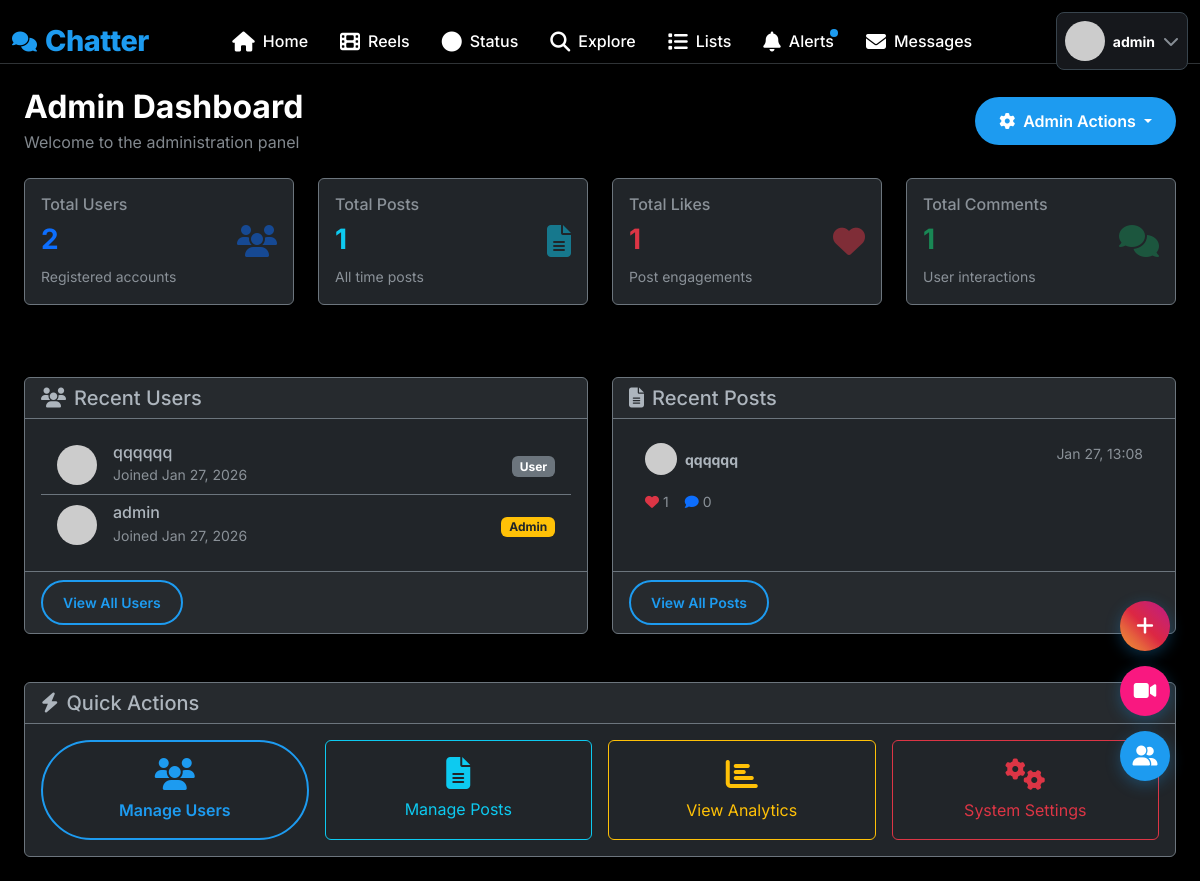
Page /admin (signed in) on the earlier database version.
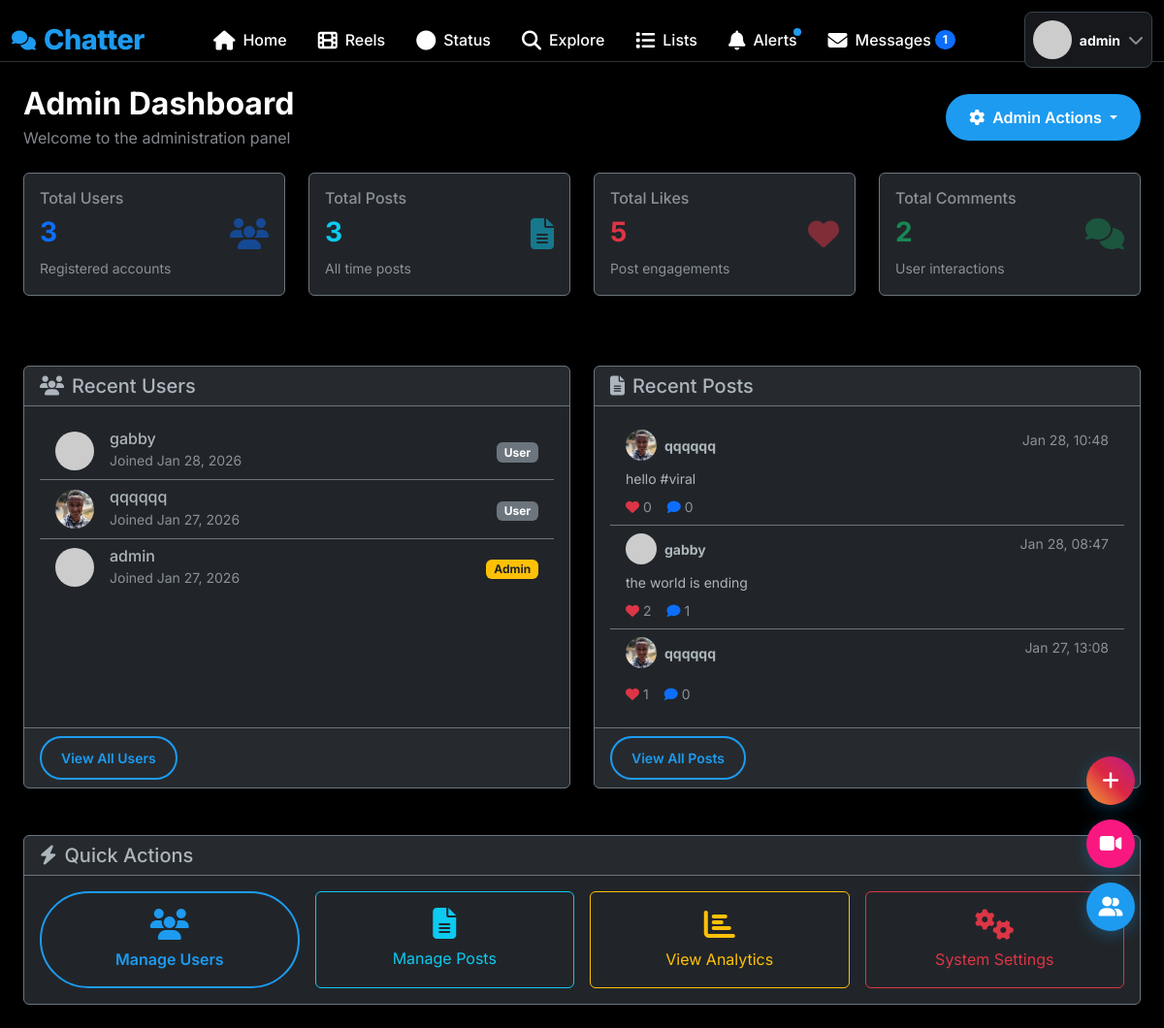
Same page on the later database version.
### app.py (models this page shows, shortened)
class User(UserMixin, db.Model):
    id = db.Column(db.Integer, primary_key=True)
    username = db.Column(db.String(80), unique=True, nullable=False, index=True)
    email = db.Column(db.String(120), unique=True, nullable=False, index=True)
    password_hash = db.Column(db.String(200), nullable=False)
    bio = db.Column(db.String(500))
    location = db.Column(db.String(100))
    website = db.Column(db.String(200))
    profile_picture = db.Column(db.String(200), default='default.jpg')
    cover_picture = db.Column(db.String(200), default='default_cover.jpg')
    is_admin = db.Column(db.Boolean, default=False)
    created_at = db.Column(db.DateTime, default=datetime.utcnow)
    is_online = db.Column(db.Boolean, default=False)
    last_seen = db.Column(db.DateTime, default=datetime.utcnow)
    is_verified = db.Column(db.Boolean, default=False)
    posts = db.relationship('Post', backref='author', lazy='dynamic', cascade='all, delete-orphan')
    likes = db.relationship('Like', backref='user', lazy='dynamic', cascade='all, delete-orphan')
    comments = db.relationship('Comment', backref='author', lazy='dynamic', cascade='all, delete-orphan')
    notifications = db.relationship('Notification', backref='user', lazy='dynamic', cascade='all, delete-orphan')
    sent_messages = db.relationship('Message', foreign_keys='Message.sender_id', backref='sender', lazy='dynamic')
    received_messages = db.relationship('Message', foreign_keys='Message.receiver_id', backref='receiver', lazy='dynamic')
    bookmarks = db.relationship('Bookmark', backref='user', lazy='dynamic', cascade='all, delete-orphan')
    reports_made = db.relationship('Report', foreign_keys='Report.reporter_id', backref='reporter', lazy='dynamic')
    reports_received = db.relationship('Report', foreign_keys='Report.reported_id', backref='reported', lazy='dynamic')
    pinned_posts = db.relationship('PinnedPost', backref='user', lazy='dynamic', cascade='all, delete-orphan')
    created_lists = db.relationship('UserList', backref='creator', lazy='dynamic', cascade='all, delete-orphan')
    list_subscriptions = db.relationship('ListSubscriber', backref='subscriber', lazy='dynamic', cascade='all, delete-orphan')
    list_memberships = db.relationship('ListMember', backref='member', lazy='dynamic', cascade='all, delete-orphan')
    reels = db.relationship('Reel', backref='user', lazy='dynamic', cascade='all, delete-orphan')
    reel_likes = db.relationship('ReelLike', backref='liker', lazy='dynamic', cascade='all, delete-orphan')
    reel_comments = db.relationship('ReelComment', backref='author', lazy='dynamic', cascade='all, delete-orphan')
    reel_views = db.relationship('ReelView', backref='viewer', lazy='dynamic', cascade='all, delete-orphan')
    statuses = db.relationship('Status', backref='user', lazy='dynamic', cascade='all, delete-orphan')
    status_views = db.relationship('StatusView', backref='viewer', lazy='dynamic', cascade='all, delete-orphan')
    followed = db.relationship(
        'User', secondary=followers,
        primaryjoin=(followers.c.follower_id == id),
        secondaryjoin=(followers.c.followed_id == id),
        backref=db.backref('followers', lazy='dynamic'), lazy='dynamic')
    blocked = db.relationship(
        'User', secondary=blocked_users,
        primaryjoin=(blocked_users.c.blocker_id == id),
        secondaryjoin=(blocked_users.c.blocked_id == id),
        backref=db.backref('blocked_by', lazy='dynamic'), lazy='dynamic')
    def get_unread_message_count(self):
        return Message.query.filter_by(receiver_id=self.id, is_read=False).count()
    def get_unread_notification_count(self):
        return Notification.query.filter_by(user_id=self.id, is_read=False).count()

class Post(db.Model):
    id = db.Column(db.Integer, primary_key=True)
    content = db.Column(db.Text, nullable=False)
    image = db.Column(db.String(200))
    created_at = db.Column(db.DateTime, default=datetime.utcnow, index=True)
    user_id = db.Column(db.Integer, db.ForeignKey('user.id'), nullable=False)
    is_deleted = db.Column(db.Boolean, default=False)
    deleted_at = db.Column(db.DateTime)
    likes = db.relationship('Like', backref='post', lazy='dynamic', cascade='all, delete-orphan')
    comments = db.relationship('Comment', backref='post', lazy='dynamic', cascade='all, delete-orphan')
    hashtags = db.relationship('PostHashtag', backref='post', lazy='dynamic', cascade='all, delete-orphan')
    bookmarks = db.relationship('Bookmark', backref='post', lazy='dynamic', cascade='all, delete-orphan')
    reports = db.relationship('Report', backref='post', lazy='dynamic', cascade='all, delete-orphan')
    pin_relation = db.relationship('PinnedPost', backref='post', uselist=False, cascade='all, delete-orphan')
    def like_count(self):
        return self.likes.count()
    def comment_count(self):
        return self.comments.count()

### app.py (the view)
@app.route('/admin')
@login_required
@admin_required
def admin_dashboard():
    total_users = User.query.count()
    total_posts = Post.query.filter_by(is_deleted=False).count()
    total_likes = Like.query.count()
    total_comments = Comment.query.filter_by(is_deleted=False).count()
    recent_users = User.query.order_by(User.created_at.desc()).limit(10).all()
    recent_posts = Post.query.filter_by(is_deleted=False).order_by(Post.created_at.desc()).limit(10).all()
    pending_reports = Report.query.filter_by(status='pending').count()
    return render_template('admin/dashboard.html',
                         total_users=total_users,
                         total_posts=total_posts,
                         total_likes=total_likes,
                         total_comments=total_comments,
                         pending_reports=pending_reports,
                         recent_users=recent_users,
                         recent_posts=recent_posts)

### app.py (called while the page is built)
@app.before_request
def update_last_seen():
    if current_user.is_authenticated:
        current_user.last_seen = datetime.utcnow()
        if current_user.is_online and (datetime.utcnow() - current_user.last_seen).seconds > 300:
            current_user.is_online = False
        db.session.commit()

@app.before_request
def check_blocked():
    if current_user.is_authenticated:
        pass

@login_manager.user_loader
def load_user(user_id):
    return User.query.get(int(user_id))

def admin_required(f):
    @wraps(f)
    def decorated_function(*args, **kwargs):
        if not current_user.is_authenticated or not current_user.is_admin:
            flash('You need admin privileges to access this page.', 'danger')
            return redirect(url_for('index'))
        return f(*args, **kwargs)
    return decorated_function

@app.before_request
def update_last_seen():
    if current_user.is_authenticated:
        current_user.last_seen = datetime.utcnow()
        if current_user.is_online and (datetime.utcnow() - current_user.last_seen).seconds > 300:
            current_user.is_online = False
        db.session.commit()

### templates/admin/dashboard.html (shortened to what the changed rows need)
{% extends "base.html" %}
{% block content %}
<div class="container-fluid py-4">
    <div class="d-flex justify-content-between align-items-center mb-4">
        <div>
            <h1 class="h2 fw-bold mb-1">Admin Dashboard</h1>
        </div>
    </div>
    <div class="row mb-5">
        <div class="col-md-3 mb-4">
            <div class="card bg-dark border-secondary h-100">
                <div class="card-body">
                    <div class="d-flex align-items-center">
                        <div class="flex-grow-1">
                            <h6 class="card-title text-muted mb-2">Total Users</h6>
                            <h3 class="fw-bold text-primary">{{ total_users }}</h3>
                            <small class="text-muted">Registered accounts</small>
                        </div>
                    </div>
                </div>
            </div>
        </div>
        <div class="col-md-3 mb-4">
            <div class="card bg-dark border-secondary h-100">
                <div class="card-body">
                    <div class="d-flex align-items-center">
                        <div class="flex-grow-1">
                            <h6 class="card-title text-muted mb-2">Total Posts</h6>
                            <h3 class="fw-bold text-info">{{ total_posts }}</h3>
                            <small class="text-muted">All time posts</small>
                        </div>
                    </div>
                </div>
            </div>
        </div>
        <div class="col-md-3 mb-4">
            <div class="card bg-dark border-secondary h-100">
                <div class="card-body">
                    <div class="d-flex align-items-center">
                        <div class="flex-grow-1">
                            <h6 class="card-title text-muted mb-2">Total Likes</h6>
                            <h3 class="fw-bold text-danger">{{ total_likes }}</h3>
                            <small class="text-muted">Post engagements</small>
                        </div>
                    </div>
                </div>
            </div>
        </div>
        <div class="col-md-3 mb-4">
            <div class="card bg-dark border-secondary h-100">
                <div class="card-body">
                    <div class="d-flex align-items-center">
                        <div class="flex-grow-1">
                            <h6 class="card-title text-muted mb-2">Total Comments</h6>
                            <h3 class="fw-bold text-success">{{ total_comments }}</h3>
                            <small class="text-muted">User interactions</small>
                        </div>
                    </div>
                </div>
            </div>
        </div>
    </div>
    <div class="row">
        <div class="col-lg-6 mb-4">
            <div class="card bg-dark border-secondary h-100">
                <div class="card-body">
                    {% if recent_users %}
                    <div class="list-group list-group-flush">
                        {% for user in recent_users %}
                        <div class="list-group-item bg-dark border-secondary d-flex justify-content-between align-items-center">
                            <div class="d-flex align-items-center">
                                <img src="{{ url_for('static', filename='uploads/profiles/' + user.profile_picture) }}"
                                     class="rounded-circle me-3" width="40" height="40"
                                     onerror="this.src='https://ui-avatars.com/api/?name={{ user.username }}&background=1d9bf0&color=fff'">
                                <div>
                                    <h6 class="mb-0">{{ user.username }}</h6>
                                    <small class="text-muted">Joined {{ user.created_at.strftime('%b %d, %Y') }}</small>
                                </div>
                            </div>
                            <div>
                                {% if user.is_admin %}
                                <span class="badge bg-warning text-dark">Admin</span>
                                {% else %}
                                <span class="badge bg-secondary">User</span>
                                {% endif %}
                            </div>
                        </div>
                        {% endfor %}
                    </div>
                    {% else %}
                    <p class="text-muted text-center py-3">No users found</p>
                    {% endif %}
                </div>
            </div>
        </div>
        <div class="col-lg-6 mb-4">
            <div class="card bg-dark border-secondary h-100">
                <div class="card-body">
                    {% if recent_posts %}
                    <div class="list-group list-group-flush">
                        {% for post in recent_posts %}
                        <div class="list-group-item bg-dark border-secondary">
                            <div class="d-flex justify-content-between align-items-start mb-2">
                                <div class="d-flex align-items-center">
                                    <img src="{{ url_for('static', filename='uploads/profiles/' + post.author.profile_picture) }}"
                                         class="rounded-circle me-2" width="32" height="32"
                                         onerror="this.src='https://ui-avatars.com/api/?name={{ post.author.username }}&background=1d9bf0&color=fff'">
                                    <small class="fw-bold">{{ post.author.username }}</small>
                                </div>
                                <small class="text-muted">{{ post.created_at.strftime('%b %d, %H:%M') }}</small>
                            </div>
                            <p class="mb-2 small text-truncate">{{ post.content[:100] }}{% if post.content|length > 100 %}...{% endif %}</p>
                            <div class="d-flex gap-3">
                                <small class="text-muted">
                                    <i class="fas fa-heart text-danger me-1"></i>{{ post.like_count() }}
                                </small>
                                <small class="text-muted">
                                    <i class="fas fa-comment text-primary me-1"></i>{{ post.comment_count() }}
                                </small>
                            </div>
                        </div>
                        {% endfor %}
                    </div>
                    {% else %}
                    <p class="text-muted text-center py-3">No posts found</p>
                    {% endif %}
                </div>
            </div>
        </div>
    </div>
</div>
{% endblock %}

### templates/base.html (shortened to what the changed rows need)
<!DOCTYPE html>
<html lang="en" data-bs-theme="dark">
<head>
    <link href="https://cdn.jsdelivr.net/npm/bootstrap@5.3.0/dist/css/bootstrap.min.css" rel="stylesheet">
    <link href="https://cdnjs.cloudflare.com/ajax/libs/font-awesome/6.4.0/css/all.min.css" rel="stylesheet">
</head>
<body>
    <nav class="top-nav">
        <div class="container-fluid">
            <div class="row align-items-center">
                <div class="col">
                    <div class="d-flex align-items-center justify-content-between">
                        {% if current_user.is_authenticated %}
                        <div class="d-none d-md-flex align-items-center">
                            <a class="nav-link {% if request.endpoint == 'messages' %}active{% endif %}" href="{{ url_for('messages') }}">
                                <i class="fas fa-envelope fa-lg me-2"></i>
                                <span>Messages</span>
                                {% if current_user.get_unread_message_count() > 0 %}
                                    <span class="badge bg-primary rounded-pill ms-1">{{ current_user.get_unread_message_count() }}</span>
                                {% endif %}
                            </a>
                        </div>
                        {% endif %}
                        {% if current_user.is_authenticated %}
                        <div class="dropdown">
                            <button class="btn d-flex align-items-center text-decoration-none p-2 rounded-3 {% if current_user and has_active_status(current_user.id) %}has-status-indicator{% endif %}"
                                    style="background: var(--card-color); border: 1px solid var(--border-light); color: var(--text-primary);"
                                    type="button" data-bs-toggle="dropdown">
                                <div class="profile-with-status">
                                    <img src="{{ get_user_avatar_url(current_user) }}"
                                         class="profile-img-with-ring avatar-sm me-2">
                                </div>
                                <span class="fw-bold small">{{ current_user.username }}</span>
                                <i class="fas fa-chevron-down text-muted ms-2"></i>
                            </button>
                        </div>
                        {% else %}
                        <div class="d-flex gap-2">
                            <a href="{{ url_for('login') }}" class="btn btn-outline-primary btn-sm">Login</a>
                            <a href="{{ url_for('signup') }}" class="btn btn-primary btn-sm">Sign Up</a>
                        </div>
                        {% endif %}
                    </div>
                </div>
            </div>
        </div>
    </nav>
    <div class="main-content">
        <div class="container-fluid">
            {% block content %}{% endblock %}
        </div>
    </div>
</body>
</html>

Differences in the rows shown:
shown differently, row unchanged: User "admin": get_unread_message_count (not shown) → "1"
added User: username "gabby", created_at "Jan 28, 2026", is_admin "User"
changed User "qqqqqq": profile_picture: picture added in place of a placeholder
added Post: profile_picture (picture), author.username "qqqqqq", created_at "Jan 28, 10:48", content "hello #viral", like_count "0", comment_count "0"
added Post: author.username "gabby", created_at "Jan 28, 08:47", content "the world is ending", like_count "2", comment_count "1"
changed through a linked row, Post "Jan 27, 13:08": profile_picture: picture added in place of a placeholder
Other differences:
{{ total_users }}: "2" → "3"
{{ total_posts }}: "1" → "3"
{{ total_likes }}: "1" → "5"
{{ total_comments }}: "1" → "2"
